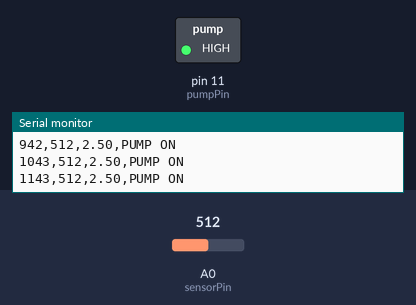
Bench run of a sketch on a simulated Arduino Uno, built with avr-gcc and run on an emulated ATmega328P. Parts: switched loads named in the sketch (green lamp = pin HIGH), the last lines printed to the serial monitor. Inputs (shaded band) come from the test bench; at power-on: A0 (sensorPin) = 512.

Above: at 1.2 s.
1.3 s: A0 (sensorPin) set to 314
2.8 s: A0 (sensorPin) set to 290
At 3.5 s:
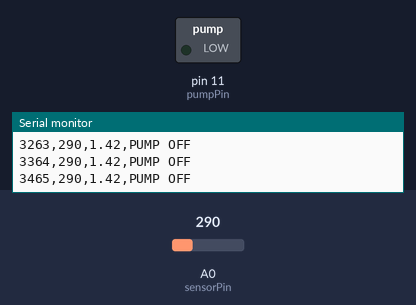
4.3 s: A0 (sensorPin) set to 306
At 5.2 s:
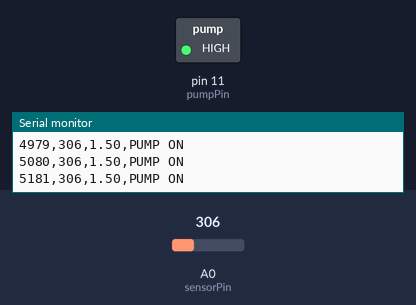
5.8 s: A0 (sensorPin) set to 122
At 6.8 s:
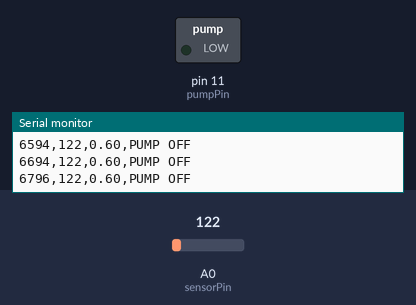
Timing chart, 0 to 8.3 s (numbered marks = the images above; inputs shaded):
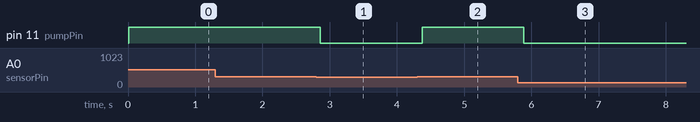

The sketch:

artificial_pancreas_using_arduino.ino
```cpp
/*
  Model Artificial Pancreas
  Arduino Feedback Control System

  A0  -> Conductivity sensor
  D11 -> MOSFET / Pump control
*/

const int sensorPin = A0;
const int pumpPin = 11;

// Change after calibration
int threshold = 300;

int sensorValue = 0;
float voltage = 0;

void setup()
{
  Serial.begin(9600);

  pinMode(sensorPin, INPUT);
  pinMode(pumpPin, OUTPUT);

  // Initially keep pump OFF
  digitalWrite(pumpPin, LOW);

  Serial.println("Artificial Pancreas Model Started");
  Serial.println("Time(ms),Sensor Value,Voltage,Pump Status");
}

void loop()
{
  // Read conductivity sensor
  sensorValue = analogRead(sensorPin);

  // Convert ADC value to voltage
  voltage = sensorValue * (5.0 / 1023.0);

  // Feedback control
  if (sensorValue > threshold)
  {
    // High simulated glucose level
    digitalWrite(pumpPin, HIGH);

    Serial.print(millis());
    Serial.print(",");
    Serial.print(sensorValue);
    Serial.print(",");
    Serial.print(voltage);
    Serial.println(",PUMP ON");
  }
  else
  {
    // Target level reached
    digitalWrite(pumpPin, LOW);

    Serial.print(millis());
    Serial.print(",");
    Serial.print(sensorValue);
    Serial.print(",");
    Serial.print(voltage);
    Serial.println(",PUMP OFF");
  }

  delay(100);
}
```

Measured:
- the behaviour switches between 301 and 300 on A0 (sensorPin) (found by bisection; images 0 and 1)
- after the input at 2.8 s, pin 11 (pumpPin): HIGH → LOW after 0.06 s
- after the input at 4.3 s, pin 11 (pumpPin): LOW → HIGH after 0.07 s
- after the input at 5.8 s, pin 11 (pumpPin): HIGH → LOW after 0.09 s
